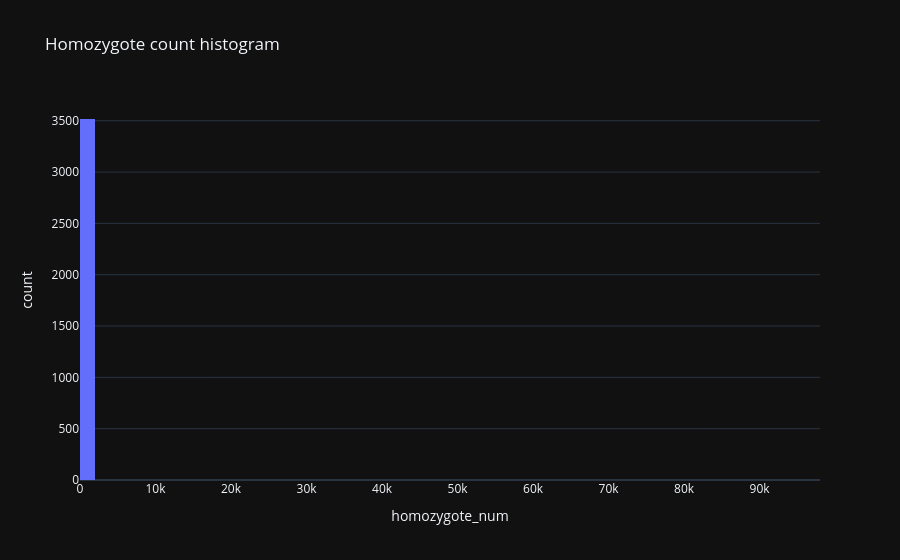

Notebook code cell kept with this figure:
### Markdown cell above
## 10. 📊 homozygote histogram

### Code cell
tmp = d[['homozygote_num']].dropna()
fig = px.histogram(tmp, x='homozygote_num', nbins=60, title='Homozygote count histogram')
fig.show()

### Figure 1 — Plotly figure (JSON) as saved in the notebook; plotly's stock layout.template omitted (floating-point values rounded to 4 significant figures; data arrays with more than 128 entries replaced by an {"elided": "..."} marker saying what was removed)
{"data": [{"bingroup": "x", "hovertemplate": "homozygote_num=%{x}<br>count=%{y}<extra></extra>", "legendgroup": "", "marker": {"color": "#636efa", "pattern": {"shape": ""}}, "name": "", "nbinsx": 60, "orientation": "v", "showlegend": false, "x": {"elided": "3535 float values"}, "xaxis": "x", "yaxis": "y", "type": "histogram"}], "layout": {"xaxis": {"anchor": "y", "domain": [0.0, 1.0], "title": {"text": "homozygote_num"}}, "yaxis": {"anchor": "x", "domain": [0.0, 1.0], "title": {"text": "count"}}, "legend": {"tracegroupgap": 0}, "title": {"text": "Homozygote count histogram"}, "barmode": "relative"}}
